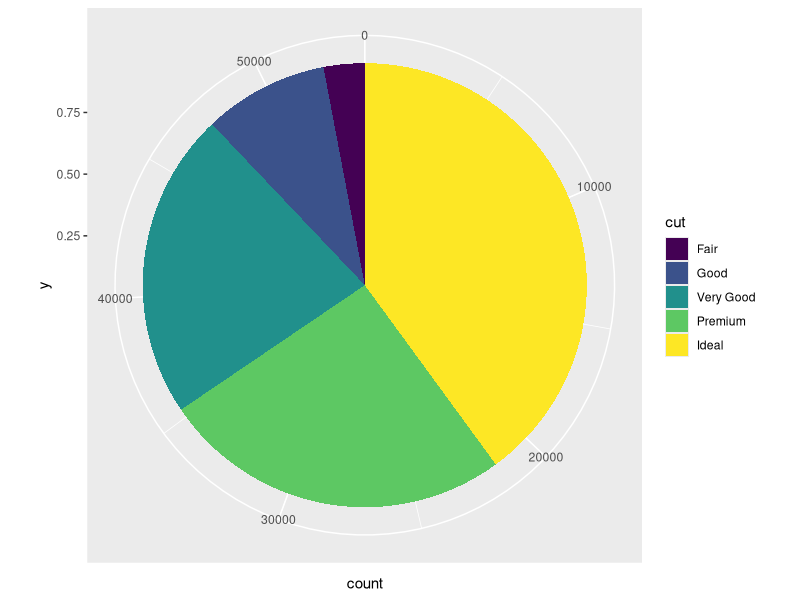
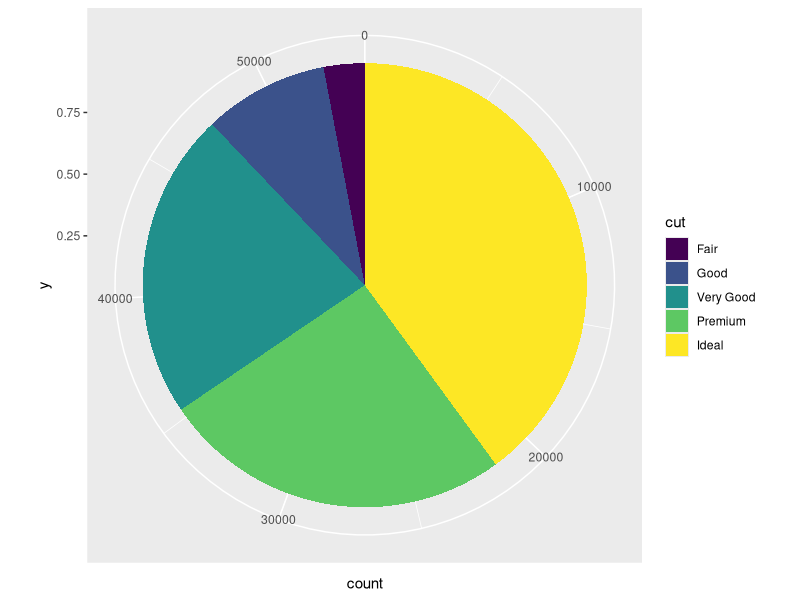
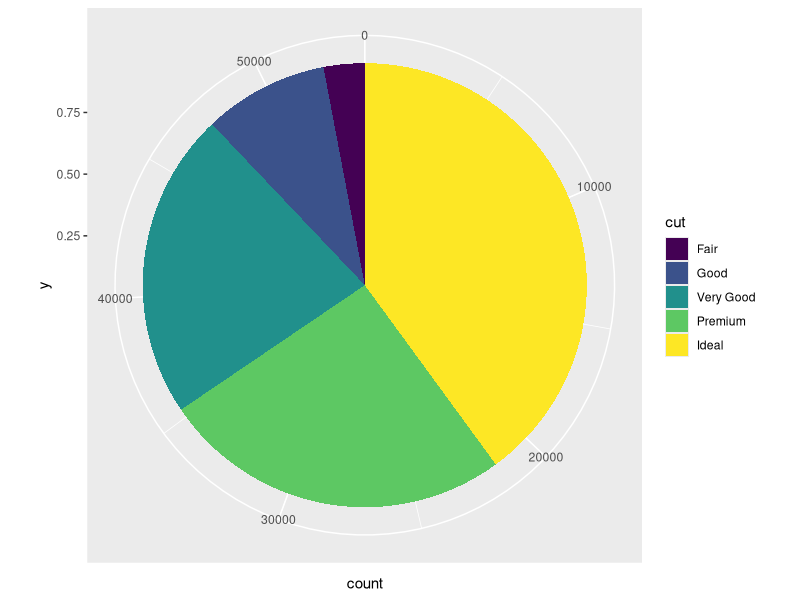
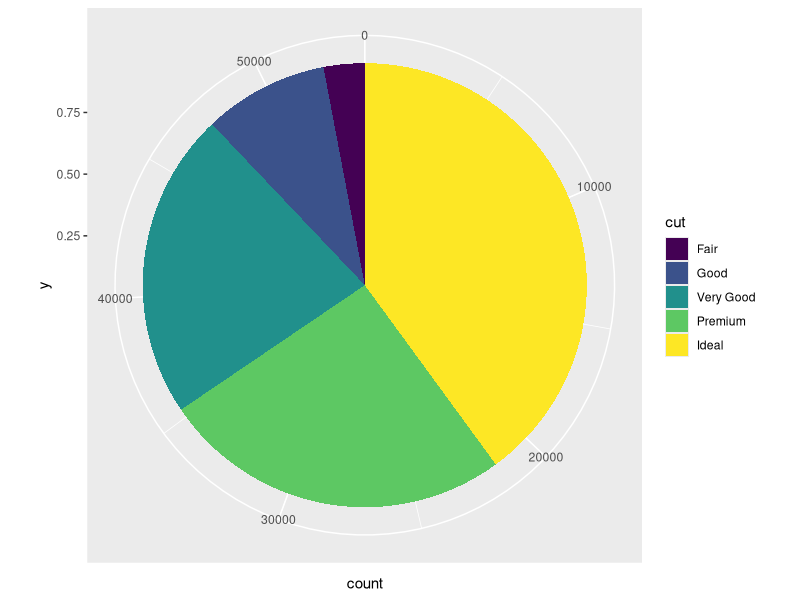

Write the R code that produced these figures, in order. (Note: this script raises an error after producing the figures.)
## ---- chunk 1
knitr::opts_chunk$set(echo = TRUE, error = T)
options(tidyverse.quiet = TRUE)
## ---- chunk 2
library(ggplot2)
library(tidyverse)

# a minimal pie w geom bar
ggplot(diamonds) + 
  aes(y = .5, fill = cut) + 
  geom_bar() + 
  coord_polar()

  


ggplot(diamonds) + 
  aes(y = .5, fill = cut) + 
  layer(geom = "bar", stat = "count", position = "stack") + 
  coord_polar()
## ---- chunk 3
names(ggplot2::StatCount)

StatPie <- ggproto("StatPie", StatCount)

ggplot(diamonds) + 
  aes(y = .5, fill = cut) + 
  layer(geom = "bar", stat = "pie", position = "stack") + 
  coord_polar()

ggplot2::StatCount$default_aes

StatPie$default_aes <- aes(x = after_stat(count), y = .5, weight = 1)

ggplot(diamonds) + 
  aes(y = .5, fill = cut) + 
  layer(geom = "bar", stat = "pie", position = "stack") + 
  coord_polar()

ggplot(diamonds) + 
  aes(fill = cut) + 
  layer(geom = "bar", stat = "pie", position = "stack") + 
  coord_polar()

ggplot(diamonds) + 
  aes(fill = cut) + 
  layer(geom = "bar",  
        stat = "pie", 
        position = "stack",
        mapping = aes(y = .5)) + 
  coord_polar()


ggplot2::StatCount$setup_params

StatPie$setup_params <- function (self, data, params) 
{
    params$flipped_aes <- has_flipped_aes(data, params, main_is_orthogonal = FALSE)
    has_x <- !(is.null(data$x) && is.null(params$x))
    has_y <- !(is.null(data$y) && is.null(params$y))
    # if (!has_x && !has_y) {
    #     cli::cli_abort("{.fn {snake_class(self)}} requires an {.field x} or {.field y} aesthetic.")
    # }
    # if (has_x && has_y) {
    #     cli::cli_abort("{.fn {snake_class(self)}} must only have an {.field x} {.emph or} {.field y} aesthetic.")
    # }
    if (is.null(params$width)) {
        x <- if (params$flipped_aes) 
            "y"
        else "x"
        params$width <- resolution(data[[x]]) * 0.9
    }
    params
}

ggplot(diamonds) + 
  aes(fill = cut) + 
  layer(geom = "bar", stat = "pie", position = "stack") + 
  coord_polar()

ggplot2::StatCount$required_aes

StatPie$required_aes <- character

ggplot(diamonds) + 
  aes(fill = cut) + 
  layer(geom = "bar", stat = "pie", position = "stack") + 
  coord_polar()

ggplot2::StatCount$extra_params
ggplot2::StatCount$super
ggplot2::StatCount$compute_group
ggplot2::StatCount$required_aes




ggplot2::StatCount$dropped_aes

names(ggplot2::GeomBar)


ggplot2::GeomBar$setup_data
ggplot2::GeomBar$rename_size
ggplot2::GeomBar$non_missing_aes
ggplot2::GeomBar$extra_params
ggplot2::GeomBar$super
ggplot2::GeomBar$required_aes
ggplot2::GeomBar$draw_panel
ggplot2::GeomBar$setup_params



## ---- chunk 4
ggplot2::geom_point
## ---- chunk 5
names(ggplot2::StatIdentity)

ggplot2::StatIdentity$compute_layer
ggplot2::StatIdentity$super
## ---- chunk 6
names(ggplot2::GeomPoint)
ggplot2::GeomPoint$non_missing_aes
ggplot2::GeomPoint$draw_key
ggplot2::GeomPoint$default_aes
ggplot2::GeomPoint$super
ggplot2::GeomPoint$required_aes
ggplot2::GeomPoint$draw_panel

